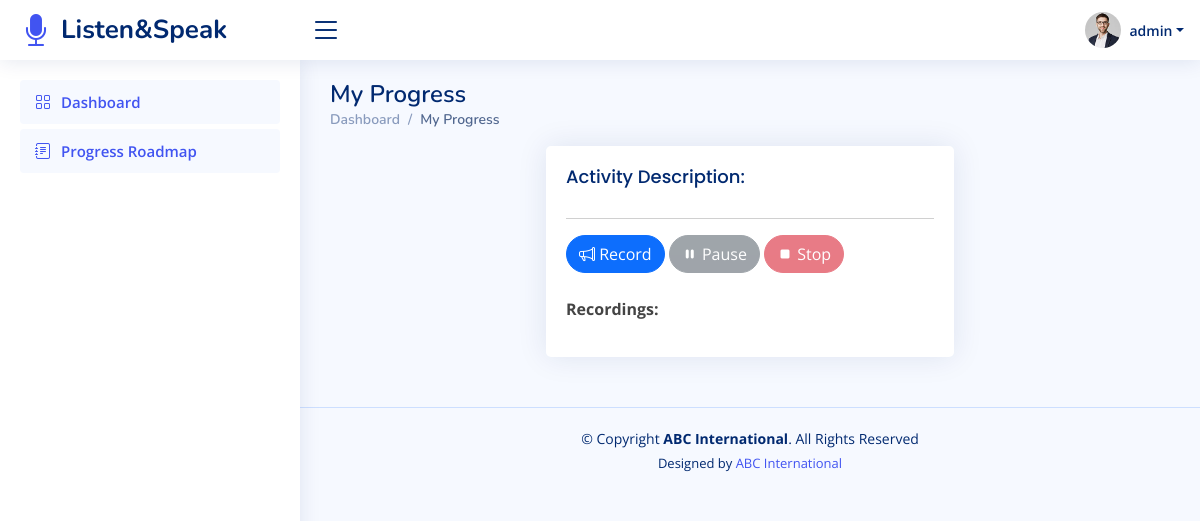
The app's page /student/submit/index.php?id=1 (signed in), older data.
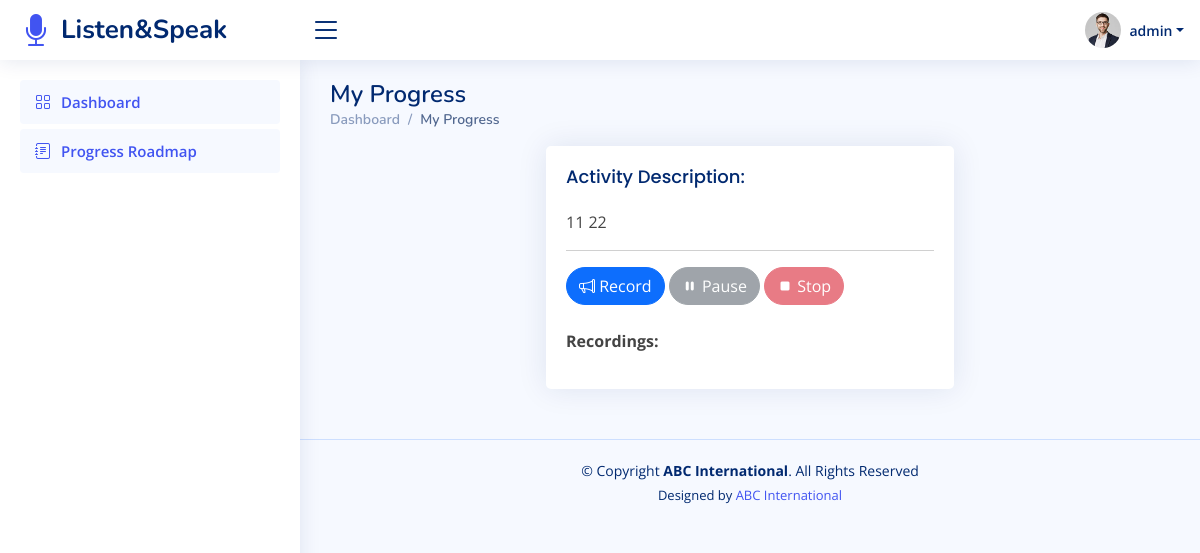
The same page, newer data.
### tables this page shows
CREATE TABLE `units` (
  `unit_id` int(11) NOT NULL,
  `unit_name` varchar(255) NOT NULL,
  `subject_id` int(11) DEFAULT NULL,
  `content` text DEFAULT NULL,
  `file` varchar(100) DEFAULT NULL,
  `type` varchar(100) NOT NULL DEFAULT 'Lesson',
  `link` varchar(100) DEFAULT NULL,
  `status` enum('Pass','Fail','Pending') DEFAULT NULL
);

### student/submit/index.php (the view, shortened to what this page needs)
<!DOCTYPE html>
<html lang="en">
<?php $title = "My Progress"; $path = '../../'; require_once '../../app/head.php'; ?>
<body>
<?php require_once '../../app/top_bar.php'; ?>
<?php require_once '../../app/student_side_bar.php'; ?>
<main id="main" class="main">
    <div class="pagetitle">
        <h1><?= $title ?></h1>
        <nav>
            <ol class="breadcrumb">
                <li class="breadcrumb-item"><a href="../dashboard">Dashboard</a></li>
                <li class="breadcrumb-item active"><?= $title ?></li>
            </ol>
        </nav>
    </div>
    <section class="section dashboard">
        <div class="row">
            <div class="col-sm-12 col-md-6 mx-md-auto">
                <div class="card">
                    <div class="card-body">
                        <h5 class="card-title">Activity Description:</h5>
                        <p>
                            <?php
                            $s = "SELECT * FROM units WHERE unit_id=".$_GET["id"];
                            $s1 = mysqli_query($GLOBALS['con'], $s);
                            $s2 = mysqli_fetch_array($s1);
                            echo isset($s2["content"]) ? $s2["content"] : '<i>NIL</i>';
                            ?>
                        </p>
                        <hr>
                        <div id="controls" >
                            <button type="button" class="btn btn-primary rounded-pill" id="recordButton">
                                <i class="bi bi-megaphone"></i>
                                Record
                            </button>
                            <button type="button" class="btn btn-secondary rounded-pill" id="pauseButton" disabled>
                                <i class="bi bi-pause-fill"></i>
                                Pause
                            </button>
                            <button type="button" class="btn btn-danger rounded-pill" id="stopButton" disabled>
                                <i class="bi bi-stop-fill"></i>
                                Stop
                            </button>
                        </div><div ><br></div>
                        <p><strong>Recordings:</strong></p>
                    </div>
                </div>
            </div>
        </div>
    </section>
</main>
<?php require_once '../../app/footer.php'; ?>
</body>
</html>

Row changes from the older to the newer data that the page shows:
now on this page (row edited): units: content "11 22"
